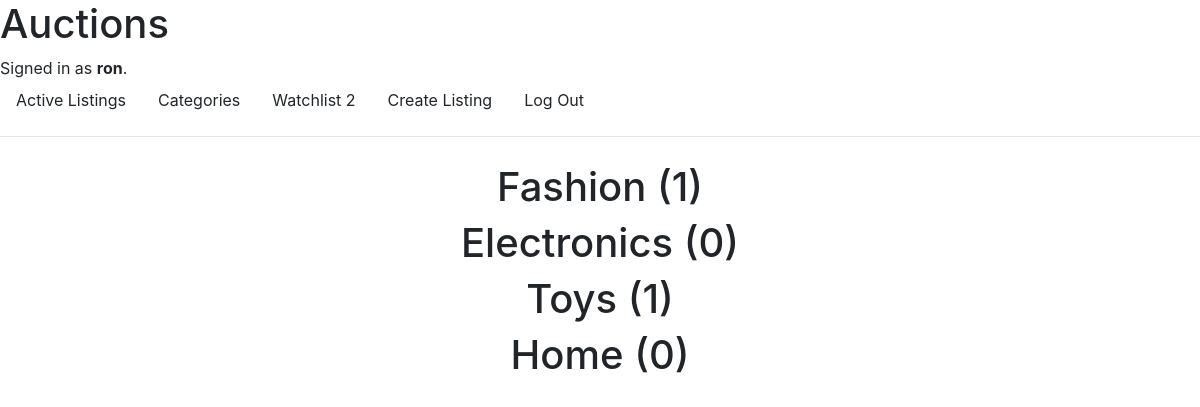
Page /categories (signed in) on the committed database.
### auctions/models.py (models this page shows, shortened)
class User(AbstractUser):
    watchlist = models.ManyToManyField('Listing', related_name="watchlist", blank=True)

class Categories(models.Model):
    category = models.CharField(default="Else", max_length=64, unique=True)

### auctions/views.py (the view)
# urls.py: path("categories", views.categories, name="categories"),
@login_required
def categories(request):
    categories = Categories.objects.all()
    for cat in categories:
        print(cat.category)
        print(type(cat.category))
    cat_count = {category.category: Listing.objects.filter(Q(category_name=category) & Q(active=True)).count() for category in categories}
    print(cat_count)
    return render(request, "auctions/categories.html", {
        "watchlist_count": request.user.watchlist.all().count(),
        "categories": categories,
        "cat_count": cat_count
    })

### auctions/templates/auctions/categories.html
{% extends 'auctions/layout.html' %}
{% block body %}
<div class="body">
  {% for key, value in cat_count.items %}
  <a href="{% url 'category' category_name=key %}">
    <h1>
      {{ key }} ({{ value }})
    </h1>
  </a>
  {% endfor %}
</div>
{% endblock %}

### auctions/templates/auctions/layout.html (shortened to what this page needs)
{% load static %}
<!DOCTYPE html>
<html lang="en">
    <head>
        <link rel="stylesheet" href="https://stackpath.bootstrapcdn.com/bootstrap/4.4.1/css/bootstrap.min.css">
        <link href="{% static 'auctions/styles.css' %}?v=1.0" rel="stylesheet">
    </head>
    <body>
        <h1>Auctions</h1>
        <div>
            {% if user.is_authenticated %}
                Signed in as <strong>{{ user.username }}</strong>.
            {% else %}
                Not signed in.
            {% endif %}
        </div>
        <ul class="nav">
            <li class="nav-item">
                <a class="nav-link" href="{% url 'index' %}">Active Listings</a>
            </li>
            <li class="nav-item">
                <a class="nav-link" href="{% url 'categories' %}">Categories</a>
            </li>
            <li class="nav-item">
                {% if watchlist_count %}
                    <a class="nav-link" href="{% url 'watchlist' %}">Watchlist {{ watchlist_count }}</a>
                {% else %}
                    <a class="nav-link" href="{% url 'watchlist' %}">Watchlist {{ watchlist_count }}</a>
                {% endif %}
            </li>
            <li class="nav-item">
                <a class="nav-link" href="{% url 'add_listing' %}">Create Listing</a>
            </li>
            {% if user.is_authenticated %}
                <li class="nav-item">
                    <a class="nav-link" href="{% url 'logout' %}">Log Out</a>
                </li>
            {% endif %}
        </ul>
        <hr>
        {% block body %}
        {% endblock %}
    </body>
</html>

### auctions/static/auctions/styles.css (style rules this page uses)
* { margin: 0; padding: 0; box-sizing: content-box; }
.body { display: flex; justify-content: center; align-items: center; height: 100%; padding: 10px; margin: 0; flex-direction: column; }
a { display: inline-block; text-decoration: none; color: inherit; border-radius: 10px; }

### rows in the picture
User: username "ron"
Categories: cat_count "Fashion"
Categories: cat_count "Electronics"
Categories: cat_count "Toys"
Categories: cat_count "Home"

### other values in the picture
{{ watchlist_count }} "2"
{{ value }} "1" "0" "1" "0"
